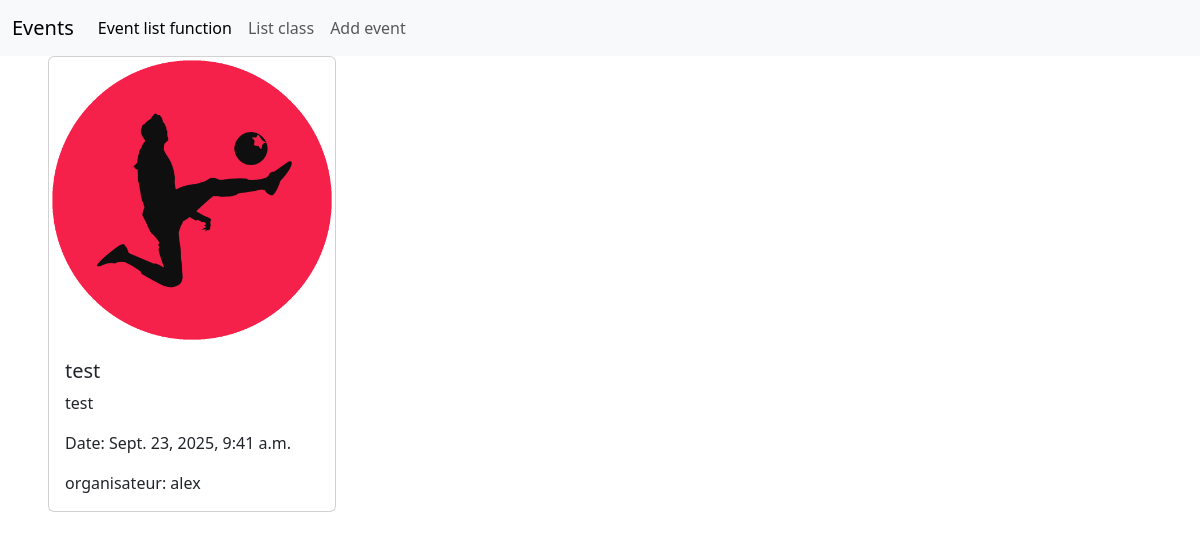
/detailsClass/1, run on an earlier commit of the app's database.
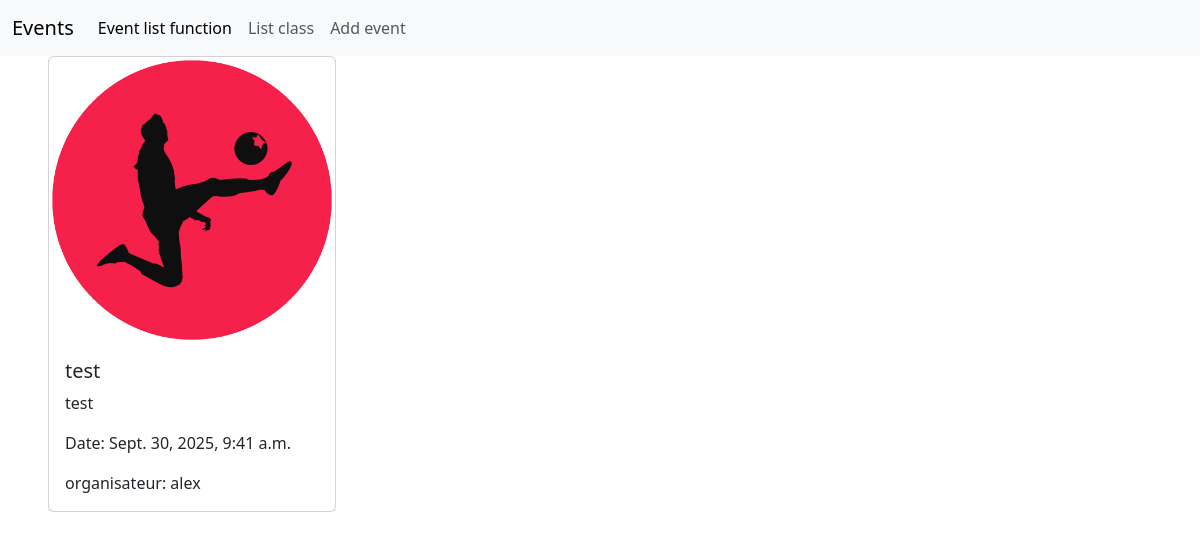
And on a later commit of the database.
### Event/models.py (models this page shows, shortened)
class Event(models.Model):
    title = models.CharField(max_length=30)
    description = models.TextField()
    image=models.ImageField(upload_to='images' , null=True)
    category = models.CharField(max_length=20 , choices=category_list)
    state = models.BooleanField(default=True)
    nbr_participants = models.IntegerField(default=0)
    evt_date= models.DateTimeField()
    creation_date= models.DateField(auto_now_add=True)
    updated_date= models.DateField(auto_now=True)
    organisateur = models.ForeignKey(Person , on_delete=models.SET_NULL , null=True )
    participant= models.ManyToManyField(Person , through="Participants" , related_name="participant")
    class Meta:
        constraints = [
            models.CheckConstraint(check=models.Q(evt_date__gt=datetime.now()) , name="Please check event date")
        ]

### Person/models.py (models this page shows)
class Person(AbstractUser):
    cin =models.CharField(max_length=8 , primary_key=True , validators=[valide_cin])
    email = models.EmailField(max_length=30 , validators=[valide_email])
    username = models.CharField(max_length=20 , unique=True)
    USERNAME_FIELD="username"
    class Meta:
        verbose_name="Person"

### Event/views.py (the view)
# urls.py: path('detailsClass/<str:pk>',  DetailsEvent.as_view()    , name="detailsClass")
class DetailsEvent(DetailView):
    model=Event
    template_name="event/details.html"
    context_object_name="event"

### Template/event/details.html
{% extends 'base.html' %}
{% block content %}
<div class="card  mx-5" style="width: 18rem;">
  <img src="{{event.image.url}}" class="card-img-top" alt="...">
  <div class="card-body">
    <h5 class="card-title">{{event.title}}</h5>
    <p class="card-text"> {{event.description}}</p>
        <p class="card-text"> Date: {{event.evt_date}}</p>
    <p class="card-text"> organisateur:  {{event.organisateur}}</p>
  </div>
</div>
{% endblock %}

What changed in the data, as far as the page shows it:
changed Event "test": evt_date "Sept. 23, 2025, 9:41 a.m." → "Sept. 30, 2025, 9:41 a.m."
